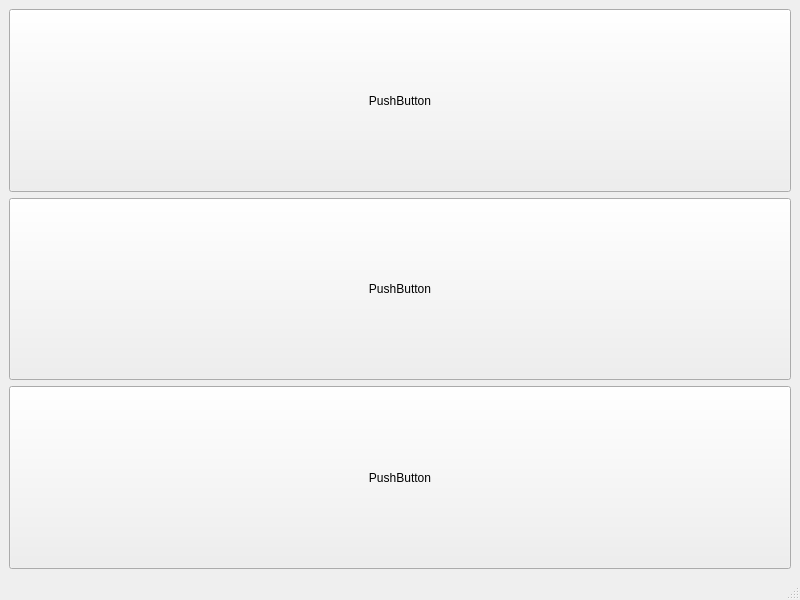
<?xml version="1.0" encoding="UTF-8"?>
<ui version="4.0">
 <class>MainWindow</class>
 <widget class="QMainWindow" name="MainWindow">
  <property name="geometry">
   <rect>
    <x>0</x>
    <y>0</y>
    <width>800</width>
    <height>600</height>
   </rect>
  </property>
  <property name="windowTitle">
   <string>MainWindow</string>
  </property>
  <widget class="QWidget" name="centralwidget">
   <layout class="QVBoxLayout" name="verticalLayout">
    <item>
     <widget class="QPushButton" name="pushButton_2">
      <property name="sizePolicy">
       <sizepolicy hsizetype="Minimum" vsizetype="Preferred">
        <horstretch>0</horstretch>
        <verstretch>0</verstretch>
       </sizepolicy>
      </property>
      <property name="text">
       <string>PushButton</string>
      </property>
     </widget>
    </item>
    <item>
     <widget class="QPushButton" name="pushButton_3">
      <property name="sizePolicy">
       <sizepolicy hsizetype="Minimum" vsizetype="Preferred">
        <horstretch>0</horstretch>
        <verstretch>0</verstretch>
       </sizepolicy>
      </property>
      <property name="text">
       <string>PushButton</string>
      </property>
     </widget>
    </item>
    <item>
     <widget class="QPushButton" name="pushButton">
      <property name="sizePolicy">
       <sizepolicy hsizetype="Minimum" vsizetype="Preferred">
        <horstretch>0</horstretch>
        <verstretch>0</verstretch>
       </sizepolicy>
      </property>
      <property name="text">
       <string>PushButton</string>
      </property>
     </widget>
    </item>
   </layout>
  </widget>
  <widget class="QMenuBar" name="menubar">
   <property name="geometry">
    <rect>
     <x>0</x>
     <y>0</y>
     <width>800</width>
     <height>22</height>
    </rect>
   </property>
  </widget>
  <widget class="QStatusBar" name="statusbar"/>
 </widget>
 <resources/>
 <connections/>
</ui>
